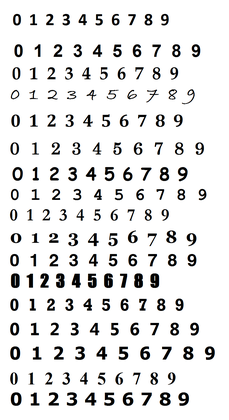
%> input picture base_num.png, 229 x 420 px, shrunk from 836 x 1536 before the run
$ octave extractor.m   (GNU Octave 9; MATLAB toolbox functions it lacks are replaced by stand-ins)
%> lines starting %> are read from the running program, lines starting %| are printed output that depends on the picture; in (x1, y1, x2, y2) boxes, pixels count from 0 and x2, y2 are one past the last pixel; in counts of white or black regions, pixels touching at a corner belong together; the program's own positions count from 1
img = imread('base_num.png');
%> img is the input picture: size 420x229x3 uint8; mean R, G, B 230.3, 230.3, 230.3
img = 255-img;
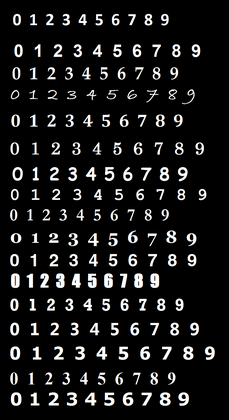
%> img: size 420x229x3 uint8; mean R, G, B 24.7, 24.7, 24.7
img = img(:,:,1)+img(:,:,2)+img(:,:,3);
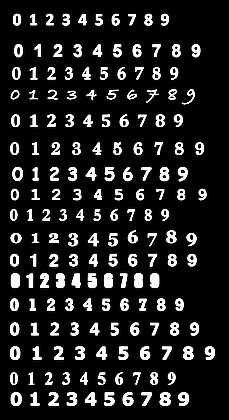
%> img: size 420x229 uint8; min 0, max 255, mean 33.8
%imwrite(img,'wat2.png');
img = img>0;
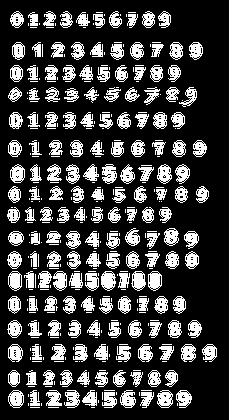
%> img: size 420x229 logical; 24.8% white; 340 white regions (170 under 20 px), largest, box (x1, y1, x2, y2) and area: (101, 271, 116, 291) 214, (131, 271, 146, 291) 199, (148, 271, 162, 291) 198
%imwrite(img,'wat.png');
limg = bwlabel(img);
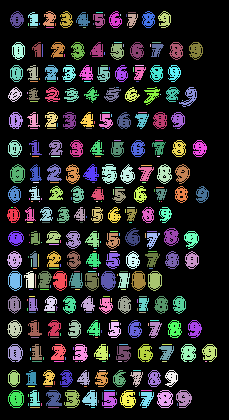
%> limg: size 420x229 double; 341 distinct labels, from 0 to 340; one colour per label, 0 black
N = max(max(limg));
%> N = 340
%imtool(limg)
for k = 1:N
    working = limg == k;
    [r,c] = find(working==1);
    %imtool(working)
    maxr = max(r)+2;
    minr = min(r)-2;
    maxc = max(c)+2;
    minc = min(c)-2;
    while true
        dr = maxr-minr;
        dc = maxc-minc;
        if mod(dr,2) == 1
            maxr = maxr - 1;
        end
        if mod(dc,2) == 1
            maxc = maxc - 1;
        end
        if dc > dr
            maxr = maxr + 1;
            minr = minr - 1;
        elseif dr > dc
            maxc = maxc + 1;
            minc = minc - 1;
        else
            break
        end
    end
    subimg = working(minr:maxr,minc:maxc);
    imwrite(subimg,strcat('output\',int2str(k),'.png'));
end
%> this loop made 340 passes
%> pass 1, `working = limg == k;`:
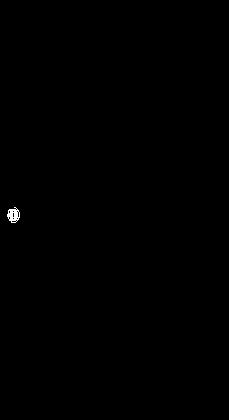
%> working: size 420x229 logical; 0.13% white; 1 white region, box (x1, y1, x2, y2) and area: (7, 207, 20, 223) 127
%> pass 2, `working = limg == k;`:
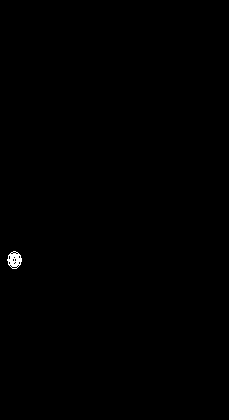
%> working: size 420x229 logical; 0.17% white; 1 white region, box (x1, y1, x2, y2) and area: (7, 251, 22, 269) 166
%> pass 3, `working = limg == k;`:
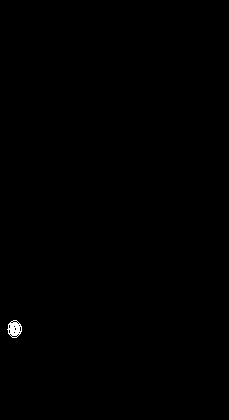
%> working: size 420x229 logical; 0.17% white; 1 white region, box (x1, y1, x2, y2) and area: (7, 320, 22, 338) 167
